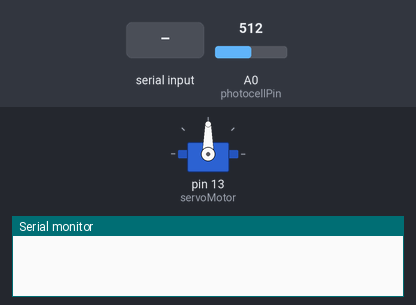
The sketch below on a simulated Arduino Uno, built with avr-gcc and run on an emulated ATmega328P. Parts: servo, the last lines printed to the serial monitor. The inputs (shaded band) are chosen by the test bench; at power-on: A0 (photocellPin) = 512.

Above: at 1.2 s.
1.3 s: "30,150\n" received over Serial
At 1.9 s:
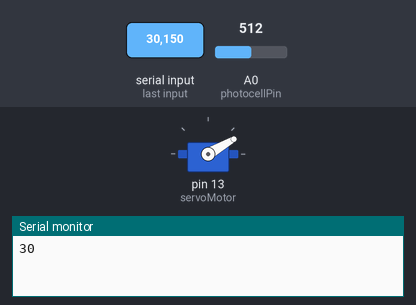
2.8 s: "90,45\n" received over Serial
At 4.2 s:
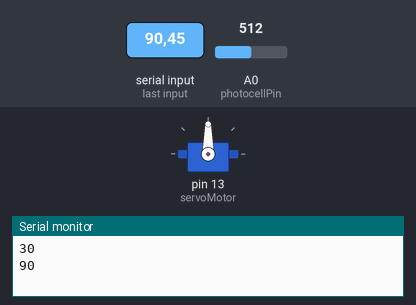
Timing chart, 0 to 5.8 s (numbered marks = the images above; inputs shaded):
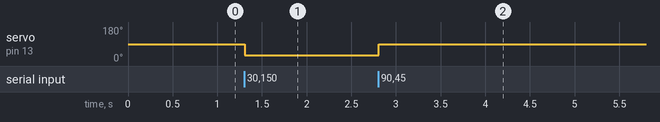

Measured:
- after the input at 1.3 s, servo on pin 13 (servoMotor): 90° → 30° at once
- after the input at 2.8 s, servo on pin 13 (servoMotor): 30° → 90° at once

The sketch:

arduino.ino
```cpp
#include <Servo.h>

Servo servoMotor;
const int photocellPin = A0;
int photocellValue = 0;

void setup() {
  servoMotor.attach(13);
  Serial.begin(9600);
  //pinMode(photocellPin, INPUT);
}

void loop() {
photocellValue = analogRead(photocellPin);

  // code reference: https://www.youtube.com/watch?v=yThUrgBkZ2o
  if (Serial.available() > 0) {
    String  sensorValueString = Serial.readStringUntil('\n'); // reference: https://community.particle.io/t/serial-readstringuntil-n-v-r/62099

    // Make angles to integers
    int angle = sensorValueString.toInt();
    if (angle >= 30 && angle <= 100) {
      servoMotor.write(angle);

    Serial.println(angle);
      delay(500);
    }
  }
}
```
